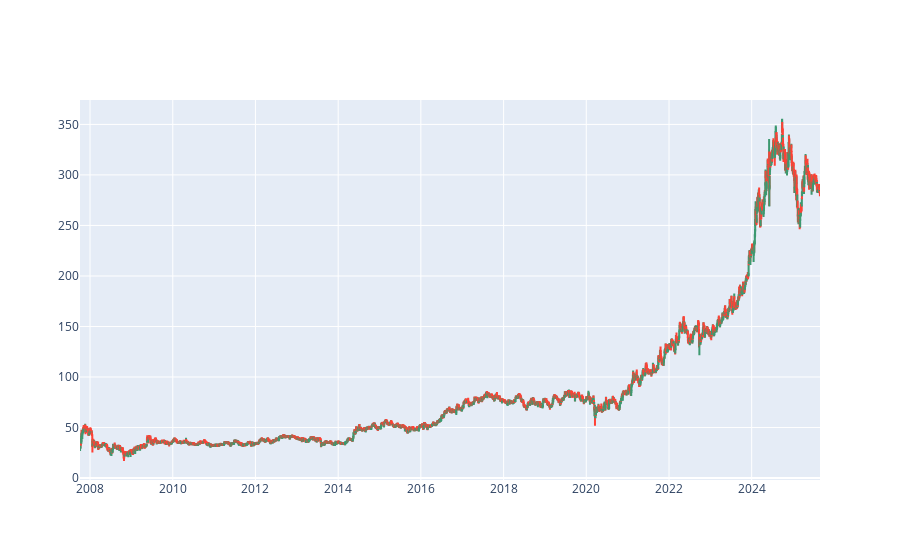

The notebook cell this image was saved under:
### Code cell
# Candlesticks 
import plotly.graph_objects as go

fig = go.Figure(data=[go.Candlestick(x = data01['Date'], open = data01['Open'], 
                                    high = data01['High'],
                                    low = data01['Low'], 
                                    close = data01['Close'])])
fig.update_layout(xaxis_rangeslider_visible=False)
fig.show()

### Figure 1 — Plotly figure (JSON) as saved in the notebook; plotly's stock layout.template omitted (floating-point values rounded to 4 significant figures; data arrays with more than 128 entries replaced by an {"elided": "..."} marker saying what was removed)
{"data": [{"close": {"elided": "4412 str values"}, "high": {"elided": "4412 str values"}, "low": {"elided": "4412 str values"}, "open": {"elided": "4412 str values"}, "type": "candlestick", "x": {"elided": "4412 str values"}}], "layout": {"xaxis": {"rangeslider": {"visible": false}}}}
